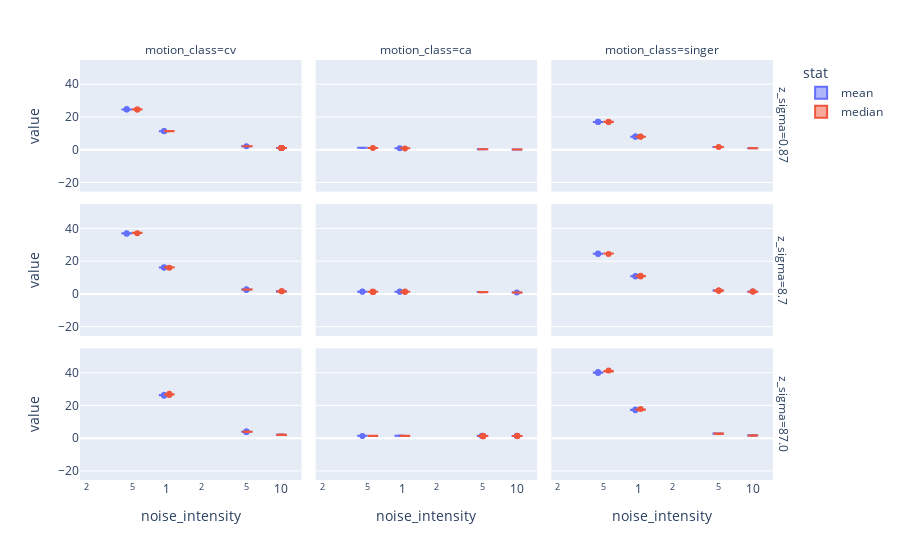

The cell this chart's notebook holds for it:
### Code cell
melted = data.melt(['motion', 'z_sigma', 'R', 'target', 'motion_class', 'noise_intensity'], ['mean', 'median'], 'stat')

fig = ex.box(melted, y='value', x='noise_intensity', color='stat', facet_col='motion_class', facet_row='z_sigma', log_x=True)
fig.update_layout(height=800)

### Figure 1 — Plotly figure (JSON) as saved in the notebook; plotly's stock layout.template omitted (floating-point values rounded to 4 significant figures; data arrays with more than 128 entries replaced by an {"elided": "..."} marker saying what was removed)
{"data": [{"alignmentgroup": "True", "hovertemplate": "stat=mean<br>z_sigma=0.87<br>motion_class=cv<br>noise_intensity=%{x}<br>value=%{y}<extra></extra>", "legendgroup": "mean", "marker": {"color": "#636efa"}, "name": "mean", "notched": false, "offsetgroup": "mean", "orientation": "v", "showlegend": true, "type": "box", "x": {"elided": "500 float values"}, "x0": " ", "xaxis": "x7", "y": {"elided": "500 float values"}, "y0": " ", "yaxis": "y7"}, {"alignmentgroup": "True", "hovertemplate": "stat=mean<br>z_sigma=0.87<br>motion_class=ca<br>noise_intensity=%{x}<br>value=%{y}<extra></extra>", "legendgroup": "mean", "marker": {"color": "#636efa"}, "name": "mean", "notched": false, "offsetgroup": "mean", "orientation": "v", "showlegend": false, "type": "box", "x": {"elided": "500 float values"}, "x0": " ", "xaxis": "x8", "y": {"elided": "500 float values"}, "y0": " ", "yaxis": "y8"}, {"alignmentgroup": "True", "hovertemplate": "stat=mean<br>z_sigma=0.87<br>motion_class=singer<br>noise_intensity=%{x}<br>value=%{y}<extra></extra>", "legendgroup": "mean", "marker": {"color": "#636efa"}, "name": "mean", "notched": false, "offsetgroup": "mean", "orientation": "v", "showlegend": false, "type": "box", "x": {"elided": "500 float values"}, "x0": " ", "xaxis": "x9", "y": {"elided": "500 float values"}, "y0": " ", "yaxis": "y9"}, {"alignmentgroup": "True", "hovertemplate": "stat=mean<br>z_sigma=8.7<br>motion_class=cv<br>noise_intensity=%{x}<br>value=%{y}<extra></extra>", "legendgroup": "mean", "marker": {"color": "#636efa"}, "name": "mean", "notched": false, "offsetgroup": "mean", "orientation": "v", "showlegend": false, "type": "box", "x": {"elided": "500 float values"}, "x0": " ", "xaxis": "x4", "y": {"elided": "500 float values"}, "y0": " ", "yaxis": "y4"}, {"alignmentgroup": "True", "hovertemplate": "stat=mean<br>z_sigma=8.7<br>motion_class=ca<br>noise_intensity=%{x}<br>value=%{y}<extra></extra>", "legendgroup": "mean", "marker": {"color": "#636efa"}, "name": "mean", "notched": false, "offsetgroup": "mean", "orientation": "v", "showlegend": false, "type": "box", "x": {"elided": "500 float values"}, "x0": " ", "xaxis": "x5", "y": {"elided": "500 float values"}, "y0": " ", "yaxis": "y5"}, {"alignmentgroup": "True", "hovertemplate": "stat=mean<br>z_sigma=8.7<br>motion_class=singer<br>noise_intensity=%{x}<br>value=%{y}<extra></extra>", "legendgroup": "mean", "marker": {"color": "#636efa"}, "name": "mean", "notched": false, "offsetgroup": "mean", "orientation": "v", "showlegend": false, "type": "box", "x": {"elided": "500 float values"}, "x0": " ", "xaxis": "x6", "y": {"elided": "500 float values"}, "y0": " ", "yaxis": "y6"}, {"alignmentgroup": "True", "hovertemplate": "stat=mean<br>z_sigma=87.0<br>motion_class=cv<br>noise_intensity=%{x}<br>value=%{y}<extra></extra>", "legendgroup": "mean", "marker": {"color": "#636efa"}, "name": "mean", "notched": false, "offsetgroup": "mean", "orientation": "v", "showlegend": false, "type": "box", "x": {"elided": "500 float values"}, "x0": " ", "xaxis": "x", "y": {"elided": "500 float values"}, "y0": " ", "yaxis": "y"}, {"alignmentgroup": "True", "hovertemplate": "stat=mean<br>z_sigma=87.0<br>motion_class=ca<br>noise_intensity=%{x}<br>value=%{y}<extra></extra>", "legendgroup": "mean", "marker": {"color": "#636efa"}, "name": "mean", "notched": false, "offsetgroup": "mean", "orientation": "v", "showlegend": false, "type": "box", "x": {"elided": "500 float values"}, "x0": " ", "xaxis": "x2", "y": {"elided": "500 float values"}, "y0": " ", "yaxis": "y2"}, {"alignmentgroup": "True", "hovertemplate": "stat=mean<br>z_sigma=87.0<br>motion_class=singer<br>noise_intensity=%{x}<br>value=%{y}<extra></extra>", "legendgroup": "mean", "marker": {"color": "#636efa"}, "name": "mean", "notched": false, "offsetgroup": "mean", "orientation": "v", "showlegend": false, "type": "box", "x": {"elided": "500 float values"}, "x0": " ", "xaxis": "x3", "y": {"elided": "500 float values"}, "y0": " ", "yaxis": "y3"}, {"alignmentgroup": "True", "hovertemplate": "stat=median<br>z_sigma=0.87<br>motion_class=cv<br>noise_intensity=%{x}<br>value=%{y}<extra></extra>", "legendgroup": "median", "marker": {"color": "#EF553B"}, "name": "median", "notched": false, "offsetgroup": "median", "orientation": "v", "showlegend": true, "type": "box", "x": {"elided": "500 float values"}, "x0": " ", "xaxis": "x7", "y": {"elided": "500 float values"}, "y0": " ", "yaxis": "y7"}, {"alignmentgroup": "True", "hovertemplate": "stat=median<br>z_sigma=0.87<br>motion_class=ca<br>noise_intensity=%{x}<br>value=%{y}<extra></extra>", "legendgroup": "median", "marker": {"color": "#EF553B"}, "name": "median", "notched": false, "offsetgroup": "median", "orientation": "v", "showlegend": false, "type": "box", "x": {"elided": "500 float values"}, "x0": " ", "xaxis": "x8", "y": {"elided": "500 float values"}, "y0": " ", "yaxis": "y8"}, {"alignmentgroup": "True", "hovertemplate": "stat=median<br>z_sigma=0.87<br>motion_class=singer<br>noise_intensity=%{x}<br>value=%{y}<extra></extra>", "legendgroup": "median", "marker": {"color": "#EF553B"}, "name": "median", "notched": false, "offsetgroup": "median", "orientation": "v", "showlegend": false, "type": "box", "x": {"elided": "500 float values"}, "x0": " ", "xaxis": "x9", "y": {"elided": "500 float values"}, "y0": " ", "yaxis": "y9"}, {"alignmentgroup": "True", "hovertemplate": "stat=median<br>z_sigma=8.7<br>motion_class=cv<br>noise_intensity=%{x}<br>value=%{y}<extra></extra>", "legendgroup": "median", "marker": {"color": "#EF553B"}, "name": "median", "notched": false, "offsetgroup": "median", "orientation": "v", "showlegend": false, "type": "box", "x": {"elided": "500 float values"}, "x0": " ", "xaxis": "x4", "y": {"elided": "500 float values"}, "y0": " ", "yaxis": "y4"}, {"alignmentgroup": "True", "hovertemplate": "stat=median<br>z_sigma=8.7<br>motion_class=ca<br>noise_intensity=%{x}<br>value=%{y}<extra></extra>", "legendgroup": "median", "marker": {"color": "#EF553B"}, "name": "median", "notched": false, "offsetgroup": "median", "orientation": "v", "showlegend": false, "type": "box", "x": {"elided": "500 float values"}, "x0": " ", "xaxis": "x5", "y": {"elided": "500 float values"}, "y0": " ", "yaxis": "y5"}, {"alignmentgroup": "True", "hovertemplate": "stat=median<br>z_sigma=8.7<br>motion_class=singer<br>noise_intensity=%{x}<br>value=%{y}<extra></extra>", "legendgroup": "median", "marker": {"color": "#EF553B"}, "name": "median", "notched": false, "offsetgroup": "median", "orientation": "v", "showlegend": false, "type": "box", "x": {"elided": "500 float values"}, "x0": " ", "xaxis": "x6", "y": {"elided": "500 float values"}, "y0": " ", "yaxis": "y6"}, {"alignmentgroup": "True", "hovertemplate": "stat=median<br>z_sigma=87.0<br>motion_class=cv<br>noise_intensity=%{x}<br>value=%{y}<extra></extra>", "legendgroup": "median", "marker": {"color": "#EF553B"}, "name": "median", "notched": false, "offsetgroup": "median", "orientation": "v", "showlegend": false, "type": "box", "x": {"elided": "500 float values"}, "x0": " ", "xaxis": "x", "y": {"elided": "500 float values"}, "y0": " ", "yaxis": "y"}, {"alignmentgroup": "True", "hovertemplate": "stat=median<br>z_sigma=87.0<br>motion_class=ca<br>noise_intensity=%{x}<br>value=%{y}<extra></extra>", "legendgroup": "median", "marker": {"color": "#EF553B"}, "name": "median", "notched": false, "offsetgroup": "median", "orientation": "v", "showlegend": false, "type": "box", "x": {"elided": "500 float values"}, "x0": " ", "xaxis": "x2", "y": {"elided": "500 float values"}, "y0": " ", "yaxis": "y2"}, {"alignmentgroup": "True", "hovertemplate": "stat=median<br>z_sigma=87.0<br>motion_class=singer<br>noise_intensity=%{x}<br>value=%{y}<extra></extra>", "legendgroup": "median", "marker": {"color": "#EF553B"}, "name": "median", "notched": false, "offsetgroup": "median", "orientation": "v", "showlegend": false, "type": "box", "x": {"elided": "500 float values"}, "x0": " ", "xaxis": "x3", "y": {"elided": "500 float values"}, "y0": " ", "yaxis": "y3"}], "layout": {"annotations": [{"font": {}, "showarrow": false, "text": "motion_class=cv", "x": 0.1567, "xanchor": "center", "xref": "paper", "y": 1.0, "yanchor": "bottom", "yref": "paper"}, {"font": {}, "showarrow": false, "text": "motion_class=ca", "x": 0.49, "xanchor": "center", "xref": "paper", "y": 1.0, "yanchor": "bottom", "yref": "paper"}, {"font": {}, "showarrow": false, "text": "motion_class=singer", "x": 0.8233, "xanchor": "center", "xref": "paper", "y": 1.0, "yanchor": "bottom", "yref": "paper"}, {"font": {}, "showarrow": false, "text": "z_sigma=87.0", "textangle": 90, "x": 0.98, "xanchor": "left", "xref": "paper", "y": 0.1567, "yanchor": "middle", "yref": "paper"}, {"font": {}, "showarrow": false, "text": "z_sigma=8.7", "textangle": 90, "x": 0.98, "xanchor": "left", "xref": "paper", "y": 0.5, "yanchor": "middle", "yref": "paper"}, {"font": {}, "showarrow": false, "text": "z_sigma=0.87", "textangle": 90, "x": 0.98, "xanchor": "left", "xref": "paper", "y": 0.8433, "yanchor": "middle", "yref": "paper"}], "autosize": true, "boxmode": "group", "legend": {"title": {"text": "stat"}, "tracegroupgap": 0}, "margin": {"t": 60}, "xaxis": {"anchor": "y", "autorange": false, "domain": [0, 0.3133], "range": [-0.7567, 1.175], "title": {"text": "noise_intensity"}, "type": "log"}, "xaxis2": {"anchor": "y2", "autorange": false, "domain": [0.3333, 0.6467], "matches": "x", "range": [-0.7567, 1.175], "title": {"text": "noise_intensity"}, "type": "log"}, "xaxis3": {"anchor": "y3", "autorange": false, "domain": [0.6667, 0.98], "matches": "x", "range": [-0.7567, 1.175], "title": {"text": "noise_intensity"}, "type": "log"}, "xaxis4": {"anchor": "y4", "autorange": false, "domain": [0, 0.3133], "matches": "x", "range": [-0.7567, 1.175], "showticklabels": false, "type": "log"}, "xaxis5": {"anchor": "y5", "autorange": false, "domain": [0.3333, 0.6467], "matches": "x", "range": [-0.7567, 1.175], "showticklabels": false, "type": "log"}, "xaxis6": {"anchor": "y6", "autorange": false, "domain": [0.6667, 0.98], "matches": "x", "range": [-0.7567, 1.175], "showticklabels": false, "type": "log"}, "xaxis7": {"anchor": "y7", "autorange": false, "domain": [0, 0.3133], "matches": "x", "range": [-0.7567, 1.175], "showticklabels": false, "type": "log"}, "xaxis8": {"anchor": "y8", "autorange": false, "domain": [0.3333, 0.6467], "matches": "x", "range": [-0.7567, 1.175], "showticklabels": false, "type": "log"}, "xaxis9": {"anchor": "y9", "autorange": false, "domain": [0.6667, 0.98], "matches": "x", "range": [-0.7567, 1.175], "showticklabels": false, "type": "log"}, "yaxis": {"anchor": "x", "autorange": false, "domain": [0, 0.3133], "range": [-25.56, 54.82], "title": {"text": "value"}, "type": "linear"}, "yaxis2": {"anchor": "x2", "autorange": false, "domain": [0, 0.3133], "matches": "y", "range": [-25.56, 54.82], "showticklabels": false, "type": "linear"}, "yaxis3": {"anchor": "x3", "autorange": false, "domain": [0, 0.3133], "matches": "y", "range": [-25.56, 54.82], "showticklabels": false, "type": "linear"}, "yaxis4": {"anchor": "x4", "autorange": false, "domain": [0.3433, 0.6567], "matches": "y", "range": [-25.56, 54.82], "title": {"text": "value"}, "type": "linear"}, "yaxis5": {"anchor": "x5", "autorange": false, "domain": [0.3433, 0.6567], "matches": "y", "range": [-25.56, 54.82], "showticklabels": false, "type": "linear"}, "yaxis6": {"anchor": "x6", "autorange": false, "domain": [0.3433, 0.6567], "matches": "y", "range": [-25.56, 54.82], "showticklabels": false, "type": "linear"}, "yaxis7": {"anchor": "x7", "autorange": false, "domain": [0.6867, 1.0], "matches": "y", "range": [-25.56, 54.82], "title": {"text": "value"}, "type": "linear"}, "yaxis8": {"anchor": "x8", "autorange": false, "domain": [0.6867, 1.0], "matches": "y", "range": [-25.56, 54.82], "showticklabels": false, "type": "linear"}, "yaxis9": {"anchor": "x9", "autorange": false, "domain": [0.6867, 1.0], "matches": "y", "range": [-25.56, 54.82], "showticklabels": false, "type": "linear"}}}
